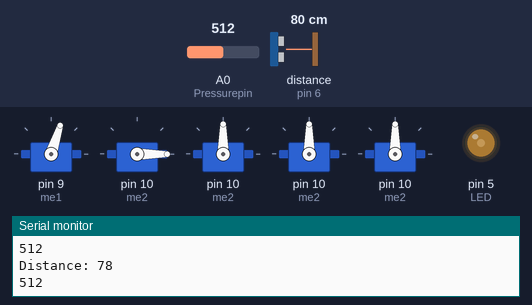
Simulated run of this sketch. Board: Arduino Uno, built with avr-gcc and run on an emulated ATmega328P. On the bench: 5 × servo, output pins drawn as LEDs (lit = HIGH), the last lines printed to the serial monitor. Wiring (inferred from the names in the program): ultrasonic range finder: trigger pin 7; echo pin 6. Inputs (shaded band) come from the test bench; at power-on: distance to the obstacle (sensor on pin 6) 80 cm, A0 (Pressurepin) = 512. The echo pulse lasts 58.3 µs per cm; pins used as bus, display or sensor lines are not drawn.

Above: at 4.4 s.
4.5 s: distance to the obstacle (sensor on pin 6) set to 2 cm
At 4.72 s:
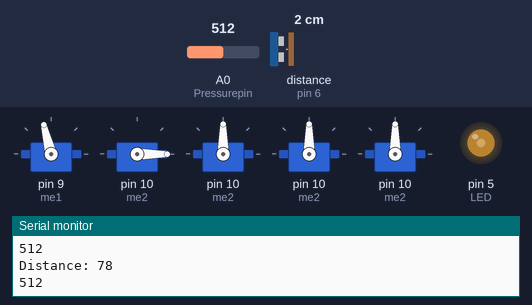
At 5.32 s:
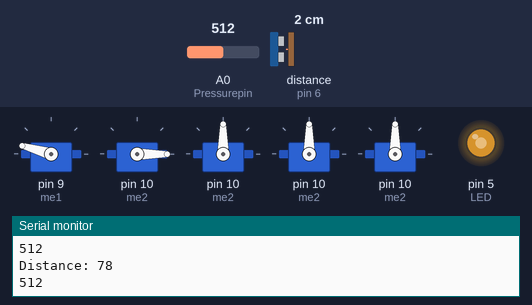
13.3 s: A0 (Pressurepin) set to 588
At 13.75 s:
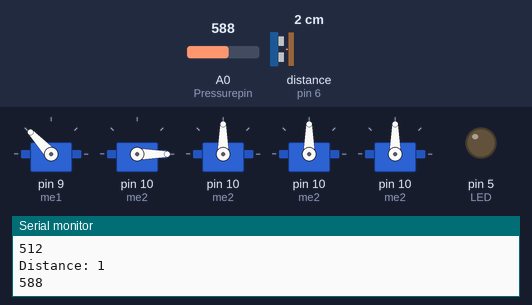
Timing chart, 0 to 14.4 s (numbered marks = the images above; inputs shaded):
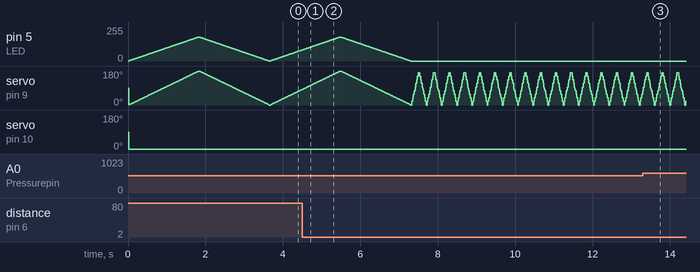

Measured:
- after the input at 4.5 s, pin 5 (LED): goes on until 7.3 s, then stays 0/255

The sketch:

code_part.ino
```cpp
#include <NewPing.h>

#include <Servo.h>

  int SG = 9;
  int SG1 = 10;
//  int SG2 = 2;
 // int SG3 = 3;
 // int SG4 = 15;

  //int ServoAngle = 0;
  int LED = 5;
  Servo me1;
  Servo me2;
  Servo me3;
  Servo me4;
  Servo me5;


  const int TrigPin = 7;
  const int EchoPin = 6;
  long duration;
  int distance;
  const int Pressurepin = A0;
  int value = 0;


void setup()
{

pinMode(TrigPin, OUTPUT);
pinMode(EchoPin, INPUT);

Serial.begin(9600);


me1.attach(9);
 me2.attach(10);
 me3.attach(10);
me4.attach(10);
 me5.attach(10);


pinMode(LED,OUTPUT);


}


void loop(){
  digitalWrite(TrigPin, LOW);
  delayMicroseconds(2);
  // Sets the trigPin on HIGH state for 10 micro seconds
  digitalWrite(TrigPin, HIGH);
  delayMicroseconds(10);
  digitalWrite(TrigPin, LOW);
  // Reads the echoPin, returns the sound wave travel time in microseconds
  duration = pulseIn(EchoPin, HIGH);
  // Calculating the distance
  distance = duration * 0.034 / 2;
  // Prints the distance on the Serial Monitor
  Serial.print("Distance: ");
  Serial.println(distance);


  //设置压力传感器的程序
value = analogRead(Pressurepin);
Serial.println(value);


if (value>600){

for(int pos=0;pos<=180;pos++){
  me2.write(pos);

  delay(2);
}
for(int pos=180;pos>=0;pos--){
 me2.write(pos);

delay(2);
}
}else{
  me2.write(0);
}

// if(value<800){
// me2.write(0);
//   me3.write(0);
//   me4.write(0);
//   me5.write(0);
// delay(2000);
//   me2.write(90);
//   me3.write(90);
//   me4.write(90);
//   me5.write(90);
// delay(500);
// me2.write(180);
//   me3.write(180);
//   me4.write(180);
//   me5.write(180);
// delay(2000);
//   me2.write(90);
//   me3.write(90);
//   me4.write(90);
//   me5.write(90);
// delay(500);

// }else{
//   me2.write(90);
//   me3.write(90);
//   me4.write(90);
//   me5.write(90);

// delay(1);


// }


  //设置距离传感器的程序

//    digitalWrite(TrigPin, LOW);
//   delayMicroseconds(2);
//   digitalWrite(TrigPin, HIGH);
//   delayMicroseconds(10);
//   digitalWrite(TrigPin, LOW);
//   int distance = pulseIn(EchoPin, HIGH)/58.0;
//   Serial.print("Distance=");
//   Serial.print(distance);
//   Serial.println("cm");
//   delay(5);

// int ServoAngle = 180.0/distance*40;

// distance = pulseIn(EchoPin, HIGH)/58.0;


// if (distance<50 && distance>15){

// for(int pos=0;pos<=180;pos++){
//   me1.write(pos);

// }
// for(int pos=180;pos>=0;pos--){
//  me1.write(pos);

// }

// for(int i=0;i<=255;i++)
//   {
//     analogWrite(LED,i);

//   }
//   for(int i=255;i>=0;i--)
//   {
//     analogWrite(LED,i);

//   }
//   delay(500);
// }

// if (distance>=50){

// for(int pos=0;pos<=180;pos++){
//   me1.write(pos);

// }
// for(int pos=180;pos>=0;pos--){
//  me1.write(pos);

// }

// for(int i=0;i<=255;i++)
//   {
//     analogWrite(LED,i);

//   }
//   for(int i=255;i>=0;i--)
//   {
//     analogWrite(LED,i);

//   }
//   delay(1000);
// }

if (distance<=15){

for(int pos=0;pos<=180;pos++){
  me1.write(pos);
  analogWrite(LED,pos);
  delay(1);
}
for(int pos=180;pos>=0;pos--){
 me1.write(pos);
 analogWrite(LED,pos);
delay(1);
}
}
if (distance>15&&distance<=50){

for(int pos=0;pos<=180;pos++){
  me1.write(pos);
  analogWrite(LED,pos);
  delay(5);
}
for(int pos=180;pos>=0;pos--){
 me1.write(pos);
 analogWrite(LED,pos);
delay(5);
}
}
if (distance>50){

for(int pos=0;pos<=180;pos++){
  me1.write(pos);
  analogWrite(LED,pos);
  delay(10);
}
for(int pos=180;pos>=0;pos--){
 me1.write(pos);
 analogWrite(LED,pos);
delay(10);
}
}


// if(distance<=15){
// for(int pos=0;pos<=180;pos++){
//   me1.write(pos);
//   delay(1);
// }
// for(int pos=180;pos>=0;pos--){
//   me1.write(pos);
//   delay(1);
// }
//  }
//  if (distance>50){
//  for(int pos=0;pos<180;pos++){
//   me1.write(pos);
//   delay(8);
// }
// for(int pos=180;pos>0;pos--){
//   me1.write(pos);
//   delay(8);
// }
// }

//if(distance<=100){


//me1.write(ServoAngle);

//int flu = distance*2;
//if(ServoAngle < 90){


//me1.write(ServoAngle+20);
//delay(flu);
//}else{
 //me1.write(ServoAngle-20);
 //delay(flu);

//}

//if(distance<=10){
//me.write(45);
//}else if(distance<=50){
//me.write(0)
//}else{
//me.write(0)


//int ServoAngle = 90.0/45*distance;
//Serial.println(ServoAngle);
//me.write(ServoAngle);
//}


//int flu = distance/5;


// if(distance>50){
//   for(int i=0;i<255;i++)
//   {

//     analogWrite(LED,i);
//     delay(10);
//   }
//   for(int i=255;i>0;i--)
//   {

//     analogWrite(LED,i);
//     delay(10);
//   }
// }
// if(distance<=50 && distance>15){
//   for(int i=0;i<200;i++)
//   {

//     analogWrite(LED,i);
//     delay(5);
//   }
//   for(int i=200;i>0;i--)
//   {

//     analogWrite(LED,i);
//     delay(5);
//   }
// }if(distance<=15){
//   for(int i=0;i<150;i++)
//   {

//     analogWrite(LED,i);
//     delay(5);
//   }
//   for(int i=150;i>0;i--)
//   {

//     analogWrite(LED,i);
//     delay(5);
//   }

// }
}
```
